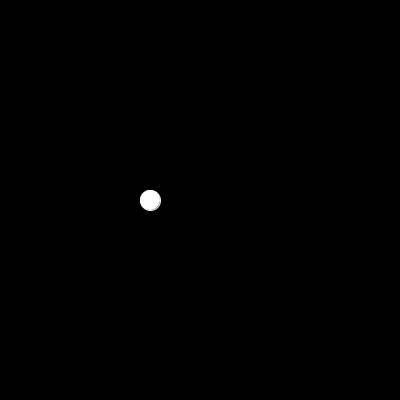
Frame 1 (no input)
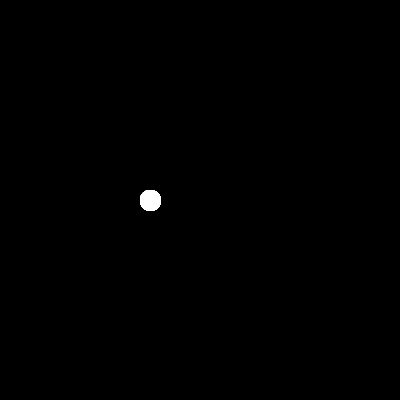
Frame 60 (the mouse pressed at the canvas centre just before this capture)
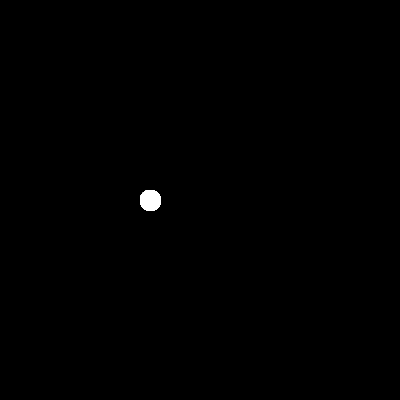
Frame 120 (the mouse held since frame 60 and released just before this capture)

The Processing sketch that drew these frames (run headless with seeded random() and noise(); from frame 60 on, the mouse is pressed at the canvas centre):

// Processing sketch: basicBall
// ── basicBall.pde
int xPos = 150;
int yPos = 200;
int mySize=20;

//runs once when the sketch starts
void setup() {
  background(0);
  size(400, 400);  
  stroke(255);
}

//runs repetitively after setup
//no movement at the moment
void draw() {
  ellipse(xPos, yPos, mySize, mySize);
}
